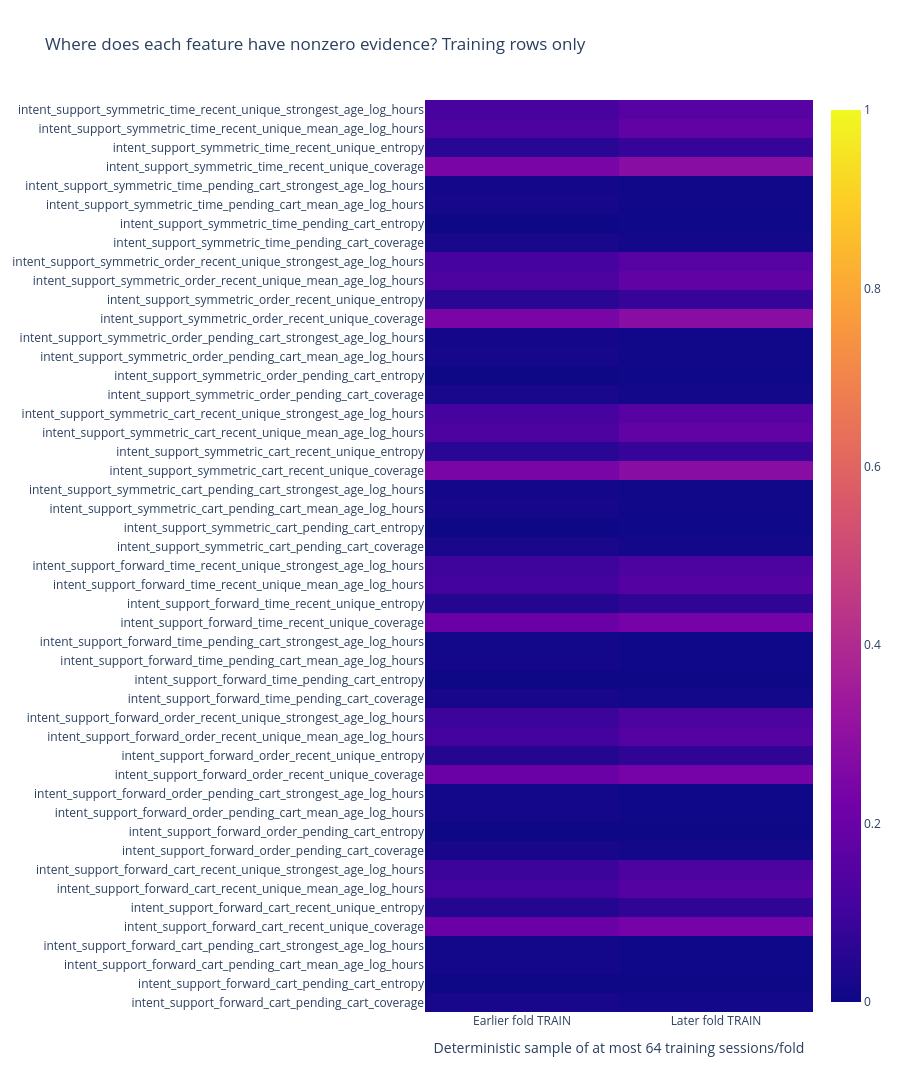

Write notebook code for a chart like this one.
### Markdown cell above
## Training-only feature support

### Code cell
review.show_chart(6)

### Figure 1 — Plotly figure (JSON) as saved in the notebook; plotly's stock layout.template omitted (floating-point values rounded to 4 significant figures)
{"data": [{"type": "heatmap", "x": ["Earlier fold TRAIN", "Later fold TRAIN"], "y": ["intent_support_forward_cart_pending_cart_coverage", "intent_support_forward_cart_pending_cart_entropy", "intent_support_forward_cart_pending_cart_mean_age_log_hours", "intent_support_forward_cart_pending_cart_strongest_age_log_hours", "intent_support_forward_cart_recent_unique_coverage", "intent_support_forward_cart_recent_unique_entropy", "intent_support_forward_cart_recent_unique_mean_age_log_hours", "intent_support_forward_cart_recent_unique_strongest_age_log_hours", "intent_support_forward_order_pending_cart_coverage", "intent_support_forward_order_pending_cart_entropy", "intent_support_forward_order_pending_cart_mean_age_log_hours", "intent_support_forward_order_pending_cart_strongest_age_log_hours", "intent_support_forward_order_recent_unique_coverage", "intent_support_forward_order_recent_unique_entropy", "intent_support_forward_order_recent_unique_mean_age_log_hours", "intent_support_forward_order_recent_unique_strongest_age_log_hours", "intent_support_forward_time_pending_cart_coverage", "intent_support_forward_time_pending_cart_entropy", "intent_support_forward_time_pending_cart_mean_age_log_hours", "intent_support_forward_time_pending_cart_strongest_age_log_hours", "intent_support_forward_time_recent_unique_coverage", "intent_support_forward_time_recent_unique_entropy", "intent_support_forward_time_recent_unique_mean_age_log_hours", "intent_support_forward_time_recent_unique_strongest_age_log_hours", "intent_support_symmetric_cart_pending_cart_coverage", "intent_support_symmetric_cart_pending_cart_entropy", "intent_support_symmetric_cart_pending_cart_mean_age_log_hours", "intent_support_symmetric_cart_pending_cart_strongest_age_log_hours", "intent_support_symmetric_cart_recent_unique_coverage", "intent_support_symmetric_cart_recent_unique_entropy", "intent_support_symmetric_cart_recent_unique_mean_age_log_hours", "intent_support_symmetric_cart_recent_unique_strongest_age_log_hours", "intent_support_symmetric_order_pending_cart_coverage", "intent_support_symmetric_order_pending_cart_entropy", "intent_support_symmetric_order_pending_cart_mean_age_log_hours", "intent_support_symmetric_order_pending_cart_strongest_age_log_hours", "intent_support_symmetric_order_recent_unique_coverage", "intent_support_symmetric_order_recent_unique_entropy", "intent_support_symmetric_order_recent_unique_mean_age_log_hours", "intent_support_symmetric_order_recent_unique_strongest_age_log_hours", "intent_support_symmetric_time_pending_cart_coverage", "intent_support_symmetric_time_pending_cart_entropy", "intent_support_symmetric_time_pending_cart_mean_age_log_hours", "intent_support_symmetric_time_pending_cart_strongest_age_log_hours", "intent_support_symmetric_time_recent_unique_coverage", "intent_support_symmetric_time_recent_unique_entropy", "intent_support_symmetric_time_recent_unique_mean_age_log_hours", "intent_support_symmetric_time_recent_unique_strongest_age_log_hours"], "z": [[0.02051, 0.008789], [0.00207, 0.002109], [0.01402, 0.004258], [0.01246, 0.004102], [0.1989, 0.2322], [0.04602, 0.06859], [0.1063, 0.1465], [0.09426, 0.1285], [0.02051, 0.008789], [0.00207, 0.002109], [0.01402, 0.004258], [0.0125, 0.004102], [0.1989, 0.2322], [0.04602, 0.06859], [0.1063, 0.1465], [0.09414, 0.1286], [0.02051, 0.008789], [0.00207, 0.002109], [0.01402, 0.004258], [0.01219, 0.004141], [0.1989, 0.2322], [0.04602, 0.06859], [0.1063, 0.1465], [0.09508, 0.1292], [0.0243, 0.01215], [0.002188, 0.002969], [0.01695, 0.005742], [0.01508, 0.005547], [0.2407, 0.281], [0.05402, 0.07961], [0.1282, 0.1759], [0.1143, 0.1552], [0.0243, 0.01215], [0.002188, 0.002969], [0.01695, 0.005742], [0.01527, 0.005586], [0.2407, 0.281], [0.05402, 0.07961], [0.1282, 0.1759], [0.1141, 0.1547], [0.0243, 0.01215], [0.002188, 0.002969], [0.01695, 0.005742], [0.01508, 0.005547], [0.2407, 0.281], [0.05402, 0.07961], [0.1282, 0.1759], [0.1155, 0.1553]], "zmax": 1, "zmin": 0}], "layout": {"height": 1150, "title": {"text": "Where does each feature have nonzero evidence? Training rows only"}, "xaxis": {"title": {"text": "Deterministic sample of at most 64 training sessions/fold"}}}}
